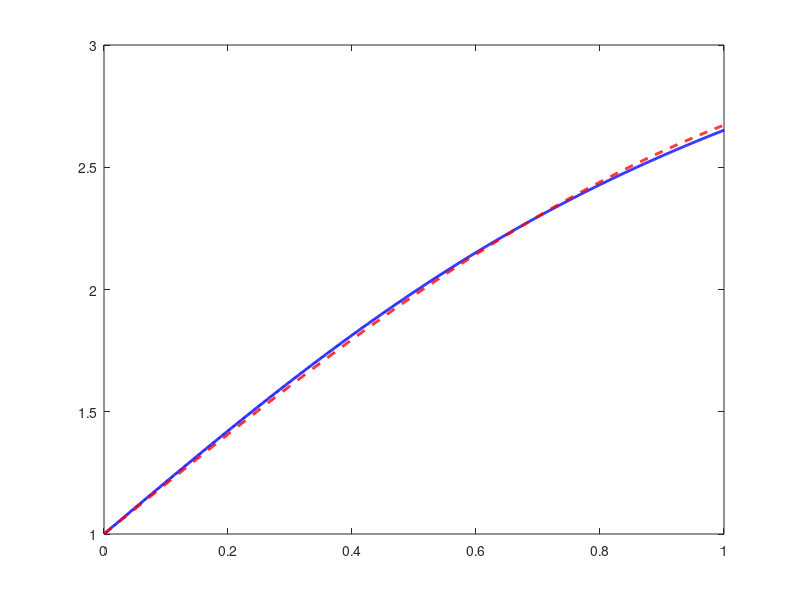

The MATLAB script that drew this image: (Note: this script raises an error after producing the figure.)
 xx = linspace(0,1,1000)';    % fine grid between x=0 and x=1
 uN = 1+xx;        % inhomogeneous boundary conditions
 for k=1:20
    figure(1), clf
    plot(xx, 1+xx + sin(pi*xx)/(pi^2) - (xx.^3)/6 + (1/2+1/pi)*xx,'b-','linewidth',2), hold on
    lamk = ((k-1/2)^2)*(pi^2);
    uN = uN + 2*(-1)^k*(pi/(lamk*(lamk-pi^2))-1/(lamk^2))*sin(sqrt(lamk)*xx);
    plot(xx, uN, 'r--','linewidth',2)
    legend('true solution', 'approximation',2)
    set(gca,'fontsize',16)
    xlabel('x')
    title(sprintf('approximation from first %d terms in the series', k))
    if ismember(k,[1 2 3 20]), 
        eval(sprintf('print -depsc2 bvpsin_%d',k))
    end
    pause
 end
